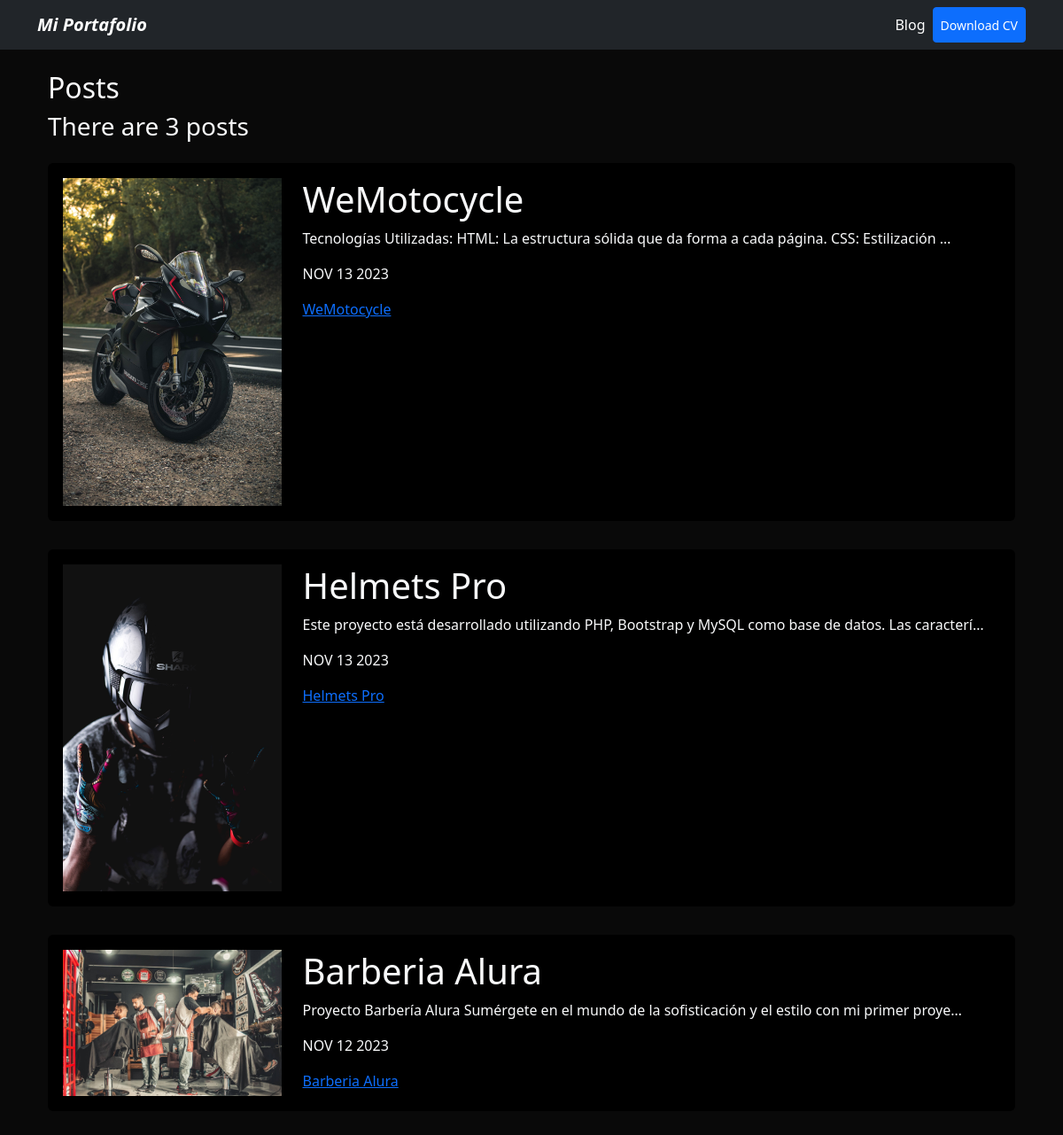
Screenshot of /blog/ with the database file from the repository.
### blog/models.py (models this page shows, shortened)
class Post(models.Model):
    title = models.CharField(max_length=100)
    description = models.TextField()
    image = models.ImageField(upload_to="blog/images")
    date = models.DateField(default=datetime.date.today)

### blog/views.py (the view)
# urls.py: path("", views.renderPosts, name="posts"),
def renderPosts(request):
    total_posts = Post.objects.count()
    posts = Post.objects.order_by("-date")
    return render(request, "blog.html", {"posts": posts, "total_posts": total_posts})

### blog/templates/blog.html
{% extends 'layout.html' %}
{% block content %}
<h1 class="fs-2">Posts</h1>
<h3>There are {{total_posts}} post{{total_posts|pluralize}}</h3>
{% for post in posts %}
<div class="py-3">
  <div class="card card-body bg-black">
    <div class="row">
      <div class="col-3">
        <img class="img-fluid" src="{{post.image.url}}" alt="{{post.title}}">
      </div>
      <div class="col-9">
        <h1>{{post.title}}</h1>
        <p>{{post.description|striptags|truncatechars:100}}</p>
        <p>{{post.date|date:'M d Y'|upper}}</p>
        <a href="{% url 'blog:post_detail' post.id %}">{{post.title}}</a>
      </div>
    </div>
  </div>
</div>
{% endfor %}
{% endblock %}

### portfolio/static/main.css (style rules this page uses)
body { background: #090909; }
.bg-black { background: black; }

### rows the page displays
Post: image (picture), title "WeMotocycle", description "Tecnologías Utilizadas: HTML: La estructura sólida que da forma a cada página. CSS: Estilización …", date "NOV 13 2023"
Post: image (picture), title "Helmets Pro", description "Este proyecto está desarrollado utilizando PHP, Bootstrap y MySQL como base de datos. Las caracterí…", date "NOV 13 2023"
Post: image (picture), title "Barberia Alura", description "Proyecto Barbería Alura Sumérgete en el mundo de la sofisticación y el estilo con mi primer proye…", date "NOV 12 2023"

### other values shown
{{ total_posts }} "3"
